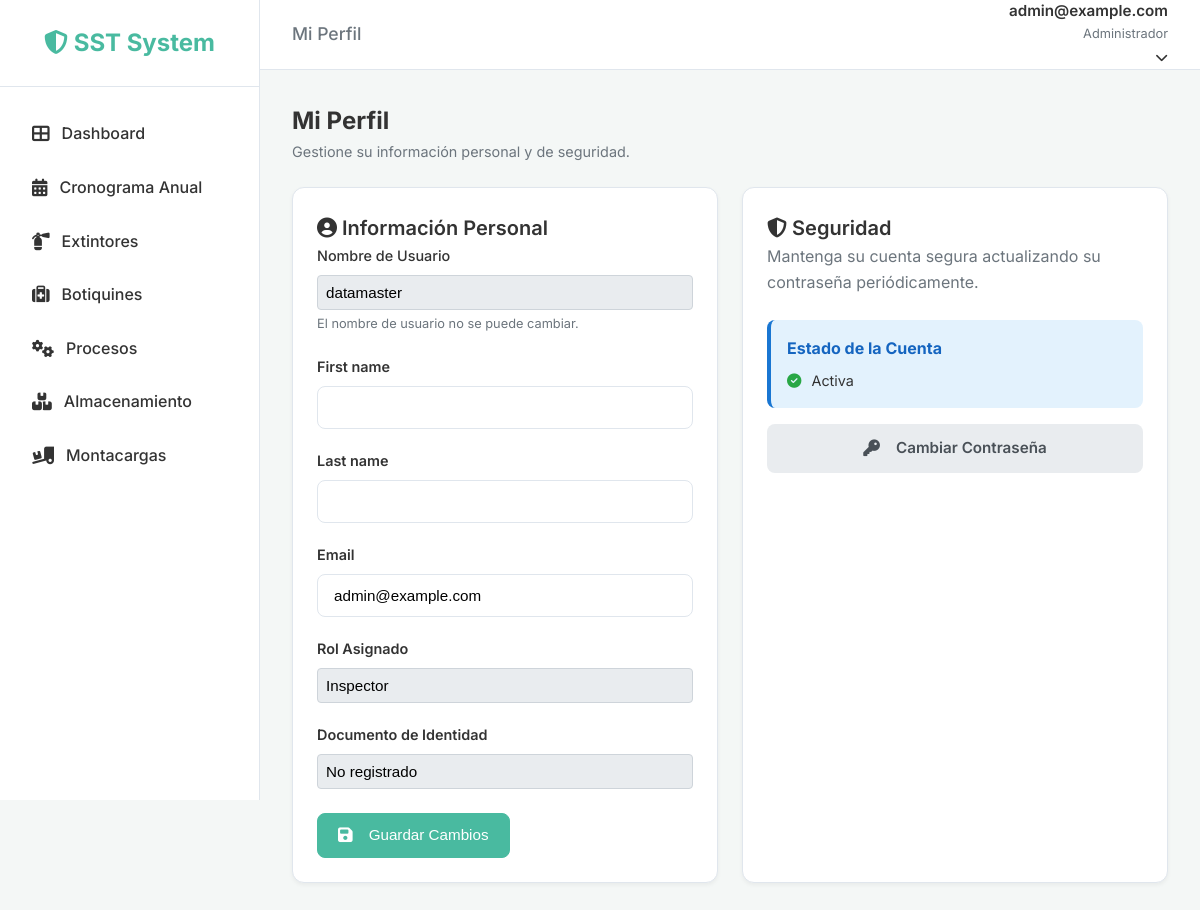
The page /accounts/profile/ (signed in) on the database as committed earlier.
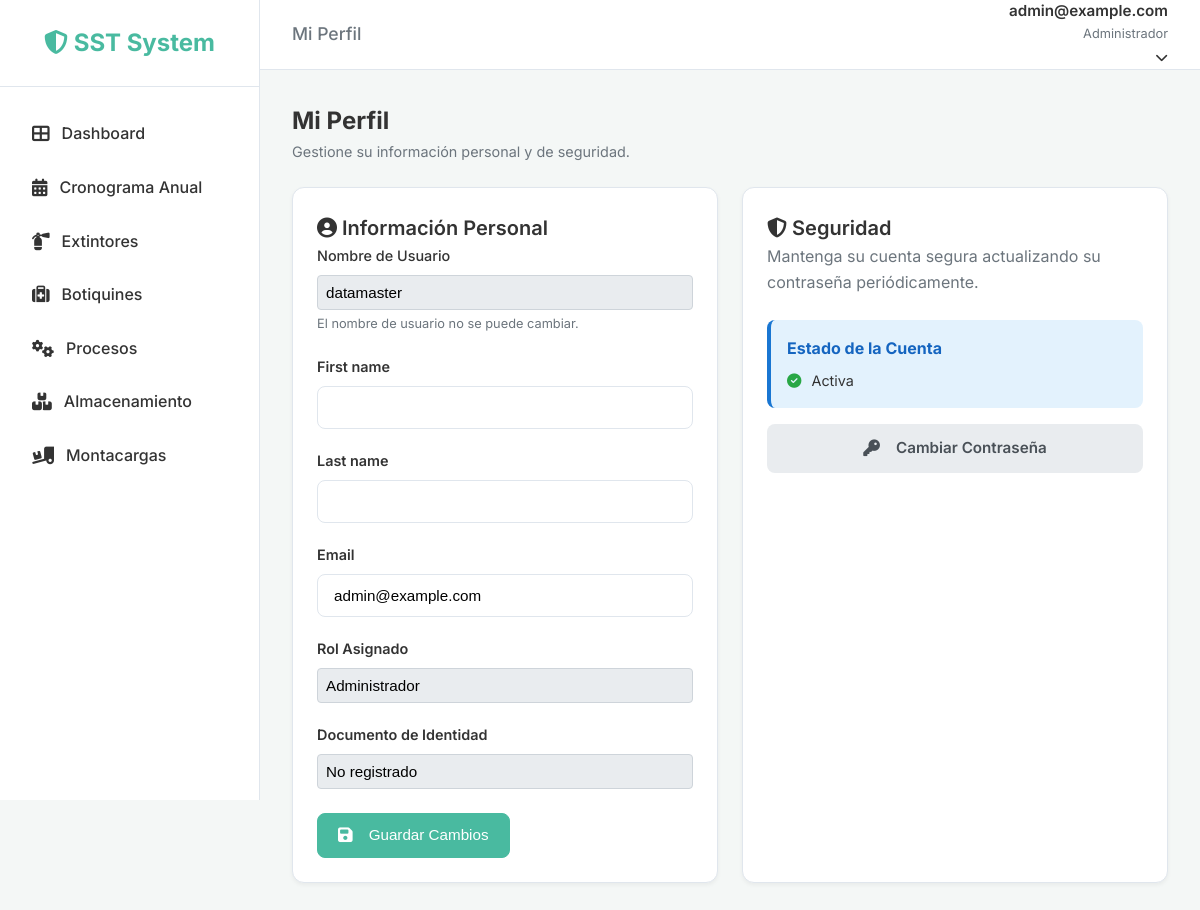
The same page on the database as committed later.
### users/models.py (models this page shows, shortened)
class CustomUser(AbstractUser):
    email = models.EmailField(unique=True)
    document_number = models.CharField(max_length=20, blank=True, null=True)
    role = models.ForeignKey('roles.Role', on_delete=models.SET_NULL, null=True, blank=True,
                             related_name='users', verbose_name='Rol')
    updated_at = models.DateTimeField(auto_now=True)
    USERNAME_FIELD = 'email'
    REQUIRED_FIELDS = ['username', 'first_name', 'last_name']

### roles/models.py (models this page shows, shortened)
class Role(models.Model):
    name = models.CharField(max_length=100, unique=True, verbose_name='Nombre del Rol')
    description = models.TextField(blank=True, verbose_name='Descripción')
    permissions = models.ManyToManyField(Permission, blank=True, related_name='roles', verbose_name='Permisos')
    is_active = models.BooleanField(default=True, verbose_name='Activo')
    is_system_role = models.BooleanField(default=False, verbose_name='Rol del Sistema')
    created_at = models.DateTimeField(auto_now_add=True)
    updated_at = models.DateTimeField(auto_now=True)
    class Meta:
        verbose_name = 'Rol'
        verbose_name_plural = 'Roles'
        ordering = ['name']
    def __str__(self):
        return self.name

### users/views.py (the view, shortened to what this page needs)
# urls.py: path('profile/', ProfileView.as_view(), name='user_profile'),
class ProfileView(LoginRequiredMixin, UpdateView):
    model = CustomUser
    form_class = UserProfileForm
    template_name = 'users/profile.html'
    success_url = reverse_lazy('user_profile')
    def get_object(self):
        return self.request.user

### users/forms.py
class UserProfileForm(forms.ModelForm):
    class Meta:
        model = CustomUser
        fields = ('first_name', 'last_name', 'email')

### templates/users/profile.html (shortened to what this page needs)
{% extends 'base.html' %}
{% load static %}
{% block header_title %}Mi Perfil{% endblock %}
{% block content %}
<div class="dashboard-header">
    <div>
        <h1 style="font-size: 1.5rem; font-weight: 700;">Mi Perfil</h1>
        <p style="color: var(--text-light); font-size: 0.9rem;">Gestione su información personal y de seguridad.</p>
    </div>
</div>
<div style="display: grid; grid-template-columns: repeat(auto-fit, minmax(300px, 1fr)); gap: 24px;">
    <div class="card">
        <h3 class="card-title"><i class="fas fa-user-circle"></i> Información Personal</h3>
        <form method="post">
            <div class="form-group">
                <label>Nombre de Usuario</label>
                <input type="text" value="{{ user.username }}" class="form-control" readonly
                    style="background-color: #e9ecef; border: 1px solid #ced4da; padding: 8px; width: 100%; border-radius: 4px;">
                <small style="color: var(--text-light); font-size: 0.8rem; display: block; margin-top: 4px;">El nombre
                    de usuario no se puede cambiar.</small>
            </div>
            {% for field in form %}
            <div class="form-group">
                <label for="{{ field.id_for_label }}" style="font-weight: 600; display: block; margin-bottom: 8px;">
                    {{ field.label }}</label>
                {{ field }}
            </div>
            {% endfor %}
            <div class="form-group">
                <label style="font-weight: 600; display: block; margin-bottom: 8px;">Rol Asignado</label>
                <input type="text" value="{{ user.get_role_display|default:user.role|default:'Inspector' }}"
                    class="form-control" readonly
                    style="background-color: #e9ecef; border: 1px solid #ced4da; padding: 8px; width: 100%; border-radius: 4px;">
            </div>
            <div class="form-group">
                <label style="font-weight: 600; display: block; margin-bottom: 8px;">Documento de Identidad</label>
                <input type="text" value="{{ user.document_number|default:'No registrado' }}" class="form-control"
                    readonly
                    style="background-color: #e9ecef; border: 1px solid #ced4da; padding: 8px; width: 100%; border-radius: 4px;">
            </div>
            <div style="margin-top: 24px;">
                <button type="submit" class="btn btn-primary">
                    <i class="fas fa-save" style="margin-right: 8px;"></i> Guardar Cambios
                </button>
            </div>
        </form>
    </div>
    <div class="card">
        <h3 class="card-title"><i class="fas fa-shield-alt"></i> Seguridad</h3>
        <p style="color: var(--text-light); margin-bottom: 24px;">
            Mantenga su cuenta segura actualizando su contraseña periódicamente.
        </p>
        <div style="display: flex; flex-direction: column; gap: 16px;">
            <div style="background: #e3f2fd; padding: 16px; border-radius: 8px; border-left: 4px solid #1976d2;">
                <h5 style="margin: 0 0 8px 0; color: #1565c0; font-size: 1rem;">Estado de la Cuenta</h5>
                <p style="margin: 0; font-size: 0.9rem;">
                    <i class="fas fa-check-circle" style="color: #28a745; margin-right: 6px;"></i> Activa
                </p>
            </div>
            <a href="{% url 'user_password_change' %}" class="btn"
                style="background: #e9ecef; color: #495057; text-align: center; padding: 12px; font-weight: 600;">
                <i class="fas fa-key" style="margin-right: 8px;"></i> Cambiar Contraseña
            </a>
        </div>
    </div>
</div>
{% endblock %}

### templates/base.html (shortened to what this page needs)
{% load static %}
<!DOCTYPE html>
<html lang="es">
<head>
    <link rel="stylesheet" href="https://cdnjs.cloudflare.com/ajax/libs/font-awesome/6.4.0/css/all.min.css">
    <link rel="stylesheet" href="https://cdnjs.cloudflare.com/ajax/libs/toastr.js/latest/toastr.min.css">
    <link rel="stylesheet" href="{% static 'css/style.css' %}">
</head>
<body>
    {% if user.is_authenticated %}
    <div class="app-wrapper">
        <aside class="sidebar">
            <div class="sidebar-header">
                <a href="{% url 'dashboard' %}" class="logo">
                    <i class="fas fa-shield-alt"></i> <span class="logo-text">SST System</span>
                </a>
            </div>
            <ul class="sidebar-menu">
                <li>
                    <a href="{% url 'dashboard' %}"
                        class="{% if request.resolver_match.url_name == 'dashboard' %}active{% endif %}">
                        <i class="fas fa-th-large"></i> <span>Dashboard</span>
                    </a>
                </li>
                <li>
                    <a href="{% url 'inspection_list' %}"
                        class="{% if request.resolver_match.url_name == 'inspection_list' %}active{% endif %}">
                        <i class="fas fa-calendar-alt"></i> <span>Cronograma Anual</span>
                    </a>
                </li>
                <li>
                    <a href="{% url 'extinguisher_list' %}"
                        class="{% if 'extinguisher' in request.path %}active{% endif %}">
                        <i class="fas fa-fire-extinguisher"></i> <span>Extintores</span>
                    </a>
                </li>
                <li>
                    <a href="{% url 'first_aid_list' %}" class="{% if 'first-aid' in request.path %}active{% endif %}">
                        <i class="fas fa-medkit"></i> <span>Botiquines</span>
                    </a>
                </li>
                <li>
                    <a href="{% url 'process_list' %}" class="{% if 'process' in request.path %}active{% endif %}">
                        <i class="fas fa-cogs"></i> <span>Procesos</span>
                    </a>
                </li>
                <li>
                    <a href="{% url 'storage_list' %}" class="{% if 'storage' in request.path %}active{% endif %}">
                        <i class="fas fa-boxes"></i> <span>Almacenamiento</span>
                    </a>
                </li>
                <li>
                    <a href="{% url 'forklift_list' %}" class="{% if 'forklift' in request.path %}active{% endif %}">
                        <i class="fas fa-truck-loading"></i> <span>Montacargas</span>
                    </a>
                </li>
            </ul>
        </aside>
        <div style="flex: 1; display: flex; flex-direction: column;">
            <header class="topbar">
                <div class="page-title">
                    <h2 style="font-size: 1.1rem; color: var(--text-light); font-weight: 500;">
                        {% block header_title %}Panel de Control{% endblock %}
                    </h2>
                </div>
                <div class="user-profile" style="position: relative;">
                    <div class="user-info" style="cursor: pointer;" onclick="toggleUserDropdown()">
                        <span class="user-name">{{ user.get_full_name|default:user.email }}</span>
                        <span class="user-role">{% if user.is_staff %}Administrador{% else %}Inspector{% endif %}</span>
                        <i class="fas fa-chevron-down"
                            style="margin-left: 8px; font-size: 0.8rem; transition: transform 0.3s;"></i>
                    </div>
                </div>
            </header>
            <main class="main-content">
                <div class="content-container">
                    {% block content %}{% endblock %}
                </div>
            </main>
        </div>
    </div>
    {% endif %}
</body>
</html>

Rows that differ between the two databases and show on the page:
changed CustomUser "admin@example.com": role "Inspector" → "Administrador"
